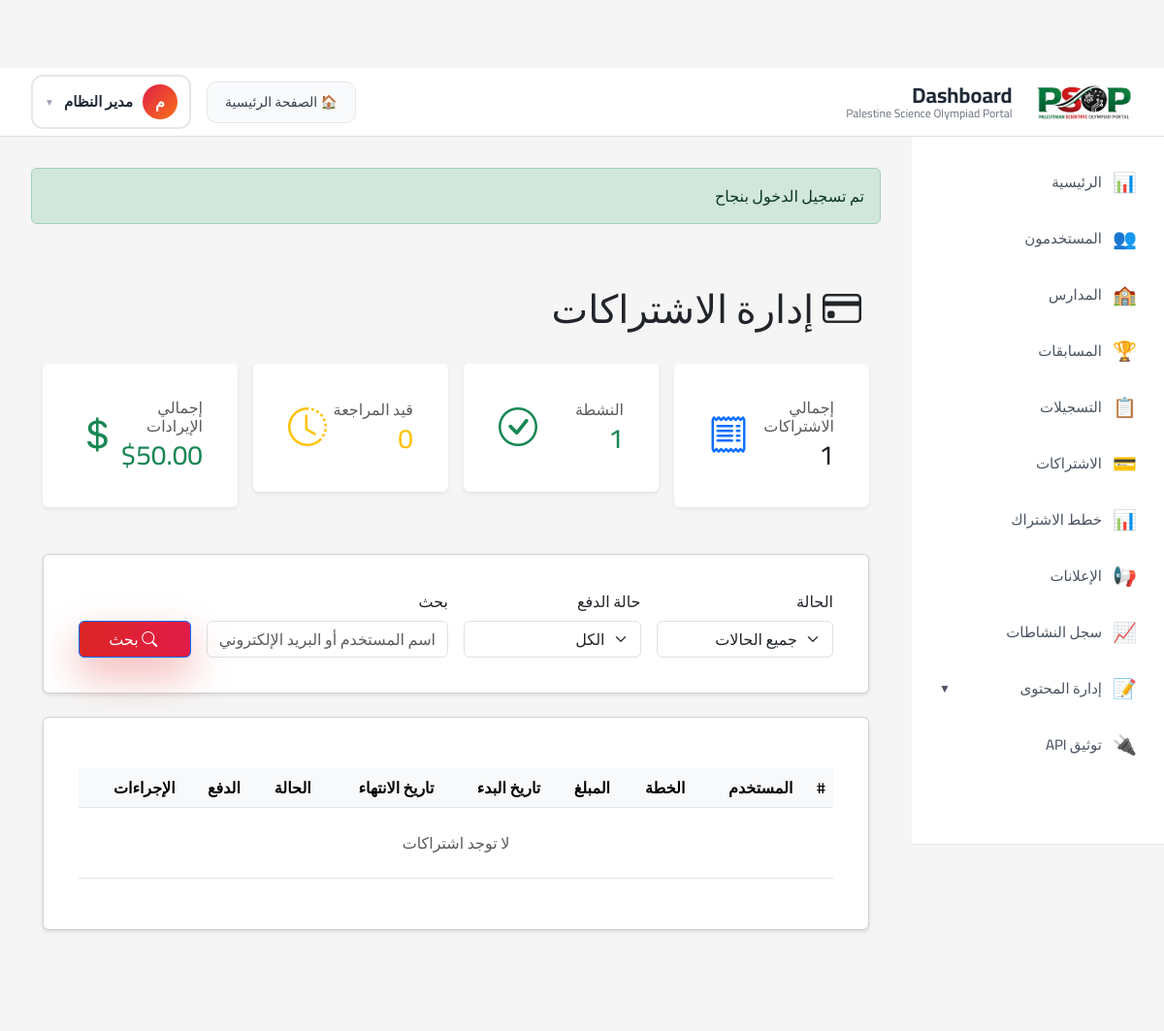
The page /public/admin/subscriptions (signed in) on the database its author committed.
### tables this page shows
CREATE TABLE users (
    id INT AUTO_INCREMENT PRIMARY KEY,
    name VARCHAR(255) NOT NULL,
    email VARCHAR(255) NOT NULL UNIQUE,
    password_hash VARCHAR(255) NOT NULL,
    phone VARCHAR(20),
    type ENUM('student', 'school_coordinator', 'trainer', 'admin', 'competition_manager') NOT NULL,
    status ENUM('active', 'inactive', 'pending', 'suspended') DEFAULT 'active',
    created_at DATETIME NOT NULL,
    updated_at DATETIME NOT NULL,
    INDEX idx_email (email),
    INDEX idx_type (type),
    INDEX idx_status (status)
);

### views/layouts/dashboard.php (the view, shortened to what the rows shown need)
<!DOCTYPE html>
<html lang="ar" dir="rtl">
<head>
    <link rel="stylesheet" href="<?= $this->asset('css/style.css') ?>">
</head>
<body class="dashboard-body">
    <header class="dashboard-header">
        <div class="dashboard-top-bar">
            <div class="dashboard-left">
                <div class="dashboard-brand">
                    <?php if (!empty($site_settings['site_logo'])): ?>
                        <img src="<?= $this->url($site_settings['site_logo']) ?>"
                             alt="Logo"
                             style="max-height: 40px; margin-left: 10px;">
                    <?php else: ?>
                        <div class="dashboard-icon">
                            <div class="dashboard-icon-inner"></div>
                        </div>
                    <?php endif; ?>
                    <div class="dashboard-title-box">
                        <h1 class="dashboard-title">Dashboard</h1>
                        <p class="dashboard-subtitle"><?= $this->e($site_settings['site_name_en'] ?? 'PSOP') ?></p>
                    </div>
                </div>
            </div>
            <div class="dashboard-right">
                <a href="<?= $this->url('/') ?>" class="home-link">🏠 الصفحة الرئيسية</a>
                <?php if (isset($user)): ?>
                    <div class="user-profile-box">
                        <button class="user-profile-btn" id="userProfileBtn">
                            <span class="user-avatar-circle"><?= mb_substr($this->e($user['name']), 0, 1) ?></span>
                            <span class="user-display-name"><?= $this->e($user['name']) ?></span>
                            <span class="arrow-down">▼</span>
                        </button>
                    </div>
                <?php endif; ?>
            </div>
        </div>
    </header>
    <div class="dashboard-layout">
        <aside class="sidebar">
            <ul class="sidebar-menu">
                <li><a href="<?= $this->url('/dashboard') ?>"><span>📊</span> الرئيسية</a></li>
                <?php if (isset($user) && in_array($user['type'], ['admin', 'competition_manager'])): ?>
                    <li><a href="<?= $this->url('/admin/users') ?>"><span>👥</span> المستخدمون</a></li>
                    <li><a href="<?= $this->url('/admin/schools') ?>"><span>🏫</span> المدارس</a></li>
                    <li><a href="<?= $this->url('/admin/competitions') ?>"><span>🏆</span> المسابقات</a></li>
                    <li><a href="<?= $this->url('/admin/registrations') ?>"><span>📋</span> التسجيلات</a></li>
                    <li><a href="<?= $this->url('/admin/subscriptions') ?>"><span>💳</span> الاشتراكات</a></li>
                    <li><a href="<?= $this->url('/admin/subscriptions/plans') ?>"><span>📊</span> خطط الاشتراك</a></li>
                    <li><a href="<?= $this->url('/admin/announcements') ?>"><span>📢</span> الإعلانات</a></li>
                    <li><a href="<?= $this->url('/admin/activity-logs') ?>"><span>📈</span> سجل النشاطات</a></li>
                    <li class="sidebar-dropdown">
                        <button class="sidebar-dropdown-toggle" onclick="toggleContentMenu(event)">
                            <span class="dropdown-content">
                                <span class="dropdown-icon">📝</span>
                                <span>إدارة المحتوى</span>
                            </span>
                            <span class="dropdown-arrow">▼</span>
                        </button>
                    </li>
                    <li><a href="<?= $this->url('/api/docs') ?>" target="_blank"><span>🔌</span> توثيق API</a></li>
                <?php endif; ?>
            </ul>
        </aside>
        <main class="dashboard-content">
            <?php if (isset($_SESSION['flash'])): ?>
                <?php foreach ($_SESSION['flash'] as $type => $message): ?>
                    <div class="alert alert-<?= $type ?>">
                        <?= $this->e($message) ?>
                    </div>
                <?php endforeach; ?>
            <?php endif; ?>
            <?= $viewContent ?>
        </main>
    </div>
</body>
</html>

### src/Core/Router.php (shortened to what the rows shown need)
<?php
class Router
{
    private array $routes = [];
    private array $config;
    public function __construct(array $config)
    {
        $this->config = $config;
    }
    private function addRoute(string $method, string $path, string $controller, string $action): void
    {
        $this->routes[] = [
            'method' => $method,
            'path' => $path,
            'controller' => $controller,
            'action' => $action,
            'pattern' => $this->convertPathToPattern($path),
        ];
    }
    private function convertPathToPattern(string $path): string
    {
        $pattern = preg_quote($path, '#');
        $pattern = preg_replace('/\\\{(\w+)\\\}/', '(?P<$1>[^/]+)', $pattern);
        return '#^' . $pattern . '$#';
    }
    public function dispatch(string $requestMethod, string $requestUri): void
    {
        $uri = parse_url($requestUri, PHP_URL_PATH);
        $basePath = parse_url($this->config['app']['base_url'], PHP_URL_PATH) ?? '';
        $basePath = rtrim($basePath, '/');
        if (!empty($basePath) && strpos($uri, $basePath) === 0) {
            $uri = substr($uri, strlen($basePath));
        }
        foreach ($this->routes as $route) {
            if (($route['method'] === $requestMethod || $route['method'] === 'ANY')
                && preg_match($route['pattern'], $uri, $matches)) {
                $params = array_filter($matches, 'is_string', ARRAY_FILTER_USE_KEY);
                $controller = new $controllerClass($this->config);
                $action = $route['action'];
                $args = array_values($params);
                call_user_func_array([$controller, $action], $args);
                return;
            }
        }
    }
}

### rows shown on the page
users: name "م", name "مدير النظام", type "admin" (drawn)

### other values the page prints
$this->e($site_settings['site_name_en'] ?? 'PSOP') "Palestine Science Olympiad Portal"
$this->e($message) "تم تسجيل الدخول بنجاح"
$statistics['total'] "1"
$statistics['active'] "1"
$statistics['pending'] "0"
$statistics['total_revenue'] "50.00"
